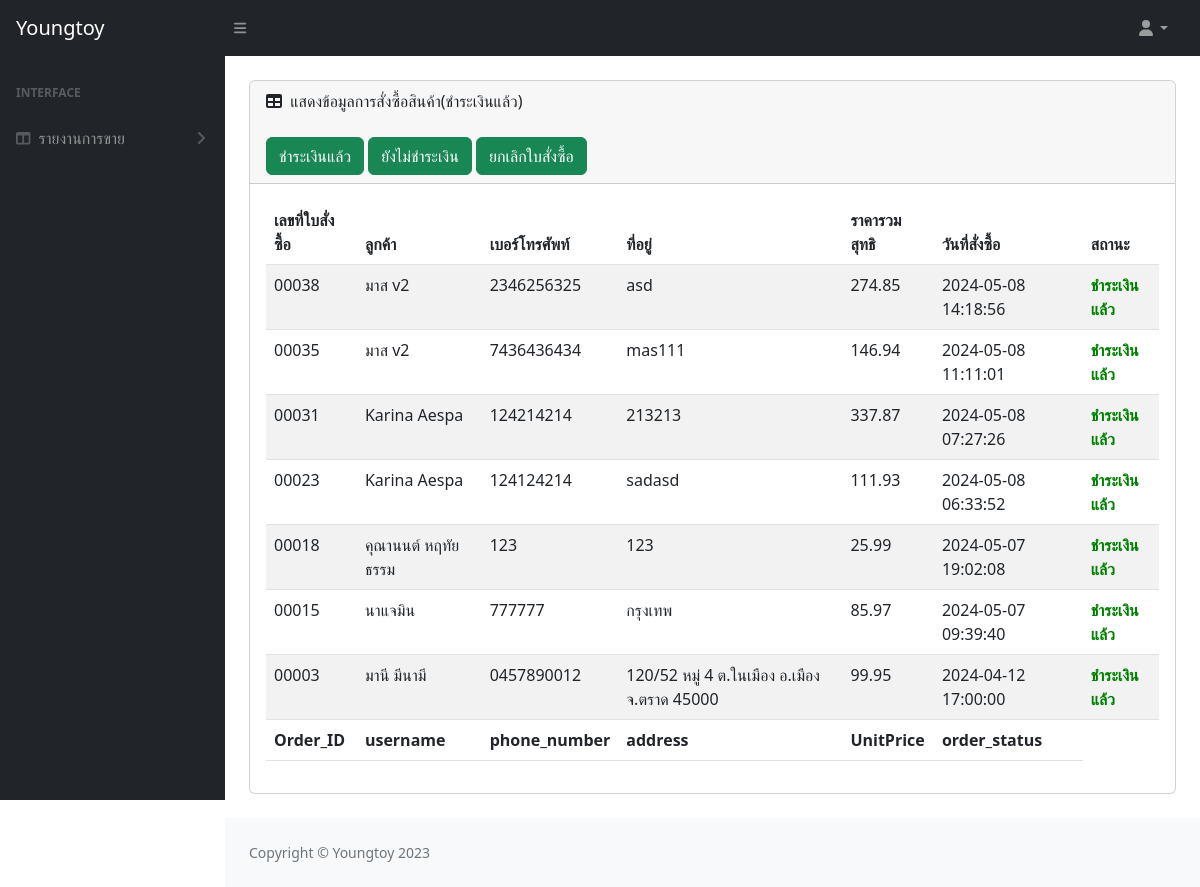
/src/admin/report_order_yes.php, run on the app's committed database.
### tables this page shows
CREATE TABLE `td_order` (
  `Order_ID` int(5) UNSIGNED ZEROFILL NOT NULL,
  `username` varchar(50) NOT NULL,
  `email` varchar(50) NOT NULL,
  `address` varchar(500) NOT NULL,
  `phone_number` varchar(10) NOT NULL,
  `UnitPrice` varchar(10000) NOT NULL,
  `order_status` enum('0','1','2') NOT NULL,
  `order_date` timestamp NOT NULL DEFAULT current_timestamp() ON UPDATE current_timestamp()
);

### src/admin/report_order_yes.php (the view, shortened to what this page needs)
<?php include 'condb.php'; ?>
<!DOCTYPE html>
<html lang="en">
    <head>
        <link href="https://cdn.jsdelivr.net/npm/simple-datatables@7.1.2/dist/style.min.css" rel="stylesheet" />
        <link href="css/styles.css" rel="stylesheet" />
    </head>
    <body class="sb-nav-fixed">
        <?php include 'menu1.php'; ?>
            <div id="layoutSidenav_content">
                <main>
                    <div class="container-fluid px-4">
                        <div class="card mb-4 mt-4">
                            <div class="card-header">
                                <i class="fas fa-table me-1"></i>
                                แสดงข้อมูลการสั่งซื้อสินค้า(ชำระเงินแล้ว)
                            <div>
                                <br>
                            <a href="report_order_yes.php"><button type="button" class="btn btn-success ">ชำระเงินแล้ว</button></a>
                            <a href="report_order.php"><button type="button" class="btn btn-success">ยังไม่ชำระเงิน</button></a>
                            <a href="report_order_no.php"><button type="button" class="btn btn-success">ยกเลิกใบสั่งซื้อ</button></a>
                            </div>
                            </div>
                            <div class="card-body">
                                <table id="datatablesSimple" class="table table-striped">
                                    <thead>
                                        <tr>
                                            <th>เลขที่ใบสั่งซื้อ</th>
                                            <th>ลูกค้า</th>
                                            <th>เบอร์โทรศัพท์</th>
                                            <th>ที่อยู่</th>
                                            <th>ราคารวมสุทธิ</th>
                                            <th>วันที่สั่งซื้อ</th>
                                            <th>สถานะ</th>
                                        </tr>
                                    </thead>
                                    <tfoot>
                                        <tr>
                                            <th>Order_ID</th>
                                            <th>username</th>
                                            <th>phone_number</th>
                                            <th>address</th>
                                            <th>UnitPrice</th>
                                            <th>order_status</th>
                                        </tr>
                                    </tfoot>
                                    <?php
                                        $sql ="select * from td_order where order_status='2'order by order_date DESC";
                                        $result = mysqli_query($conn, $sql);
                                        while ($row = mysqli_fetch_assoc($result)) {
                                        $status = $row['order_status'];
                                    ?>
                                        <tr>
                                            <td><?=$row['Order_ID']?></td>
                                            <td><?=$row['username']?></td>
                                            <td><?=$row['phone_number']?></td>
                                            <td><?=$row['address']?></td>
                                            <td><?=$row['UnitPrice']?></td>
                                            <td><?=$row['order_date']?></td>
                                            <td>
                                                <?php
                                                if ($status == 1) {
                                                    echo "ยังไม่ชำระเงิน";
                                                }else if ($status == 2) {
                                                    echo "<b style='color:green'>ชำระเงินแล้ว</b>";
                                                }else if ($status == 0) {
                                                    echo "<b style='color:red'>ยกเลิกการสั่งซื้อ</b>";
                                                }
                                                ?>
                                            </td>
                                        </tr>
                                    <?php
                                    }
                                    ?>
                                </table>
                            </div>
                        </div>
                    </div>
                </main>
                <?php include 'footer.php'; ?>
            </div>
        </div>
    </body>
</html>

### data on the page
td_order: Order_ID "00038", username "มาส v2", phone_number "2346256325", address "asd", UnitPrice "274.85", order_date "2024-05-08 14:18:56", order_status "ชำระเงินแล้ว"
td_order: Order_ID "00035", username "มาส v2", phone_number "7436436434", address "mas111", UnitPrice "146.94", order_date "2024-05-08 11:11:01", order_status "ชำระเงินแล้ว"
td_order: Order_ID "00031", username "Karina Aespa", phone_number "124214214", address "213213", UnitPrice "337.87", order_date "2024-05-08 07:27:26", order_status "ชำระเงินแล้ว"
td_order: Order_ID "00023", username "Karina Aespa", phone_number "124124214", address "sadasd", UnitPrice "111.93", order_date "2024-05-08 06:33:52", order_status "ชำระเงินแล้ว"
td_order: Order_ID "00018", username "คุณานนต์ หฤทัยธรรม", phone_number "123", address "123", UnitPrice "25.99", order_date "2024-05-07 19:02:08", order_status "ชำระเงินแล้ว"
td_order: Order_ID "00015", username "นาแจมิน", phone_number "777777", address "กรุงเทพ", UnitPrice "85.97", order_date "2024-05-07 09:39:40", order_status "ชำระเงินแล้ว"
td_order: Order_ID "00003", username "มานี มีนามี", phone_number "0457890012", address "120/52 หมู่ 4 ต.ในเมือง อ.เมือง จ.ตราด 45000", UnitPrice "99.95", order_date "2024-04-12 17:00:00", order_status "ชำระเงินแล้ว"
